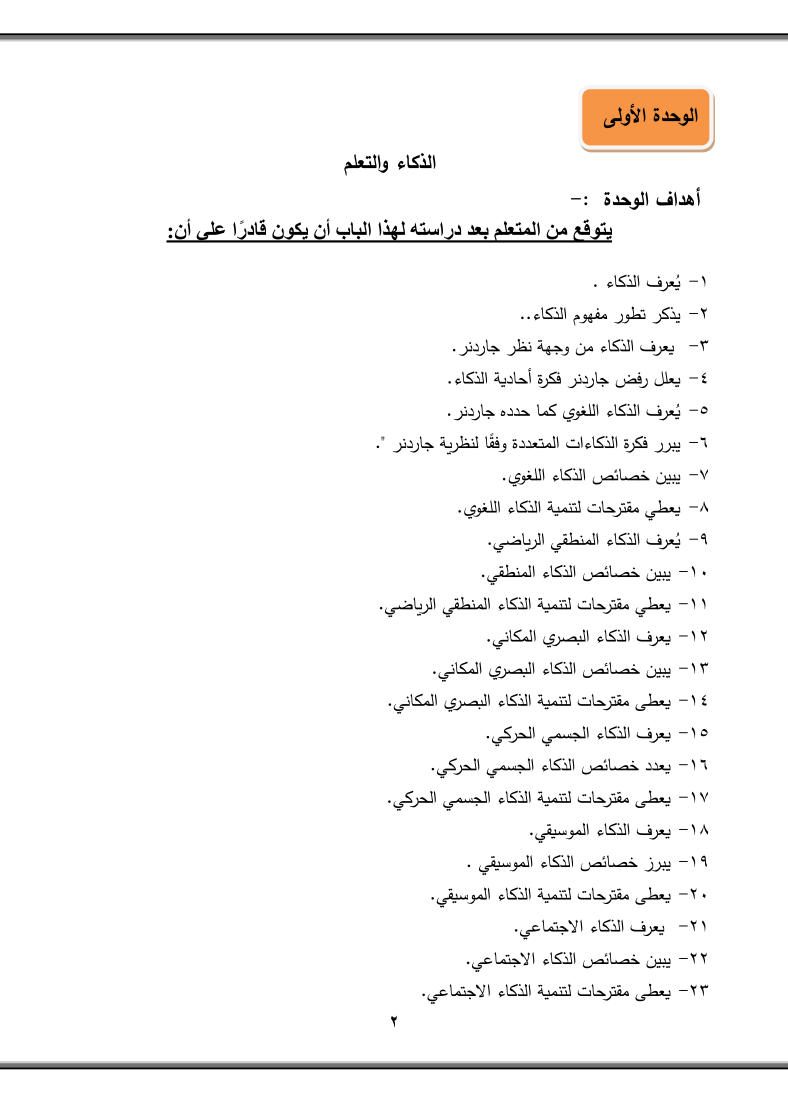
#> input picture page_7.png, 1575 x 2205 px (shown at 1/2 size)
$ python -i ocr_functions.py   (imports and definitions only)
#> lines starting #> are read from the running program, lines starting #| are printed output that depends on the picture
#> further down, picture is the input picture: shape (2205, 1575, 3); mean B, G, R 245.9, 246.5, 247.3
import pdf2image
import tempfile
import numpy as np
import cv2 as cv2
def process_pdf(pdf_path, output_dir=None, dpi=300):
    print(f"Converting PDF to images (DPI={dpi})...")

    # Convert PDF to images
    images = pdf2image.convert_from_path(
        pdf_path,
        dpi=dpi,
        output_folder=tempfile.gettempdir(),
        fmt="png"
    )
    return images


def scan_transform_image(image):
    # Convert PIL image to NumPy array
    image = np.array(image)

    # Convert to RGB if the image is in BGR format
    image = cv2.cvtColor(image, cv2.COLOR_BGR2RGB)

    # Get image dimensions
    height, width = image.shape[:2]
#> height = 2205; width = 1575

    # Define source points (corners of the original image)
    pts = np.array([
        [0, 0],             # top-left
        [width-1, 0],       # top-right
        [width-1, height-1],# bottom-right
        [0, height-1]       # bottom-left
    ], dtype="float32")

    # Define target size with minimum width of 2000px while preserving aspect ratio
    output_width = max(width, 2000)
#> output_width = 2000
    output_height = int(output_width * (height/width))
#> output_height = 2800

    # Define destination points (corners of the output image)
    dst = np.array([
        [0, 0],
        [output_width-1, 0],
        [output_width-1, output_height-1],
        [0, output_height-1]
    ], dtype="float32")

    # Calculate perspective transform matrix
    M = cv2.getPerspectiveTransform(pts, dst)
#> M = [[1.27, 0, 0], [0, 1.27, 0], [0, 0, 1]]

    # Apply perspective transformation with cubic interpolation
    color_scanned = cv2.warpPerspective(image, M, (output_width, output_height), flags=cv2.INTER_CUBIC)
    kernel = cv2.getStructuringElement(cv2.MORPH_RECT, (2,1))
    processed = cv2.morphologyEx(color_scanned, cv2.MORPH_CLOSE, kernel)
    kernel_sharp = np.array([[-1,-1,-1], [-1,9,-1], [-1,-1,-1]])
    processed = cv2.filter2D(processed, -1, kernel_sharp)
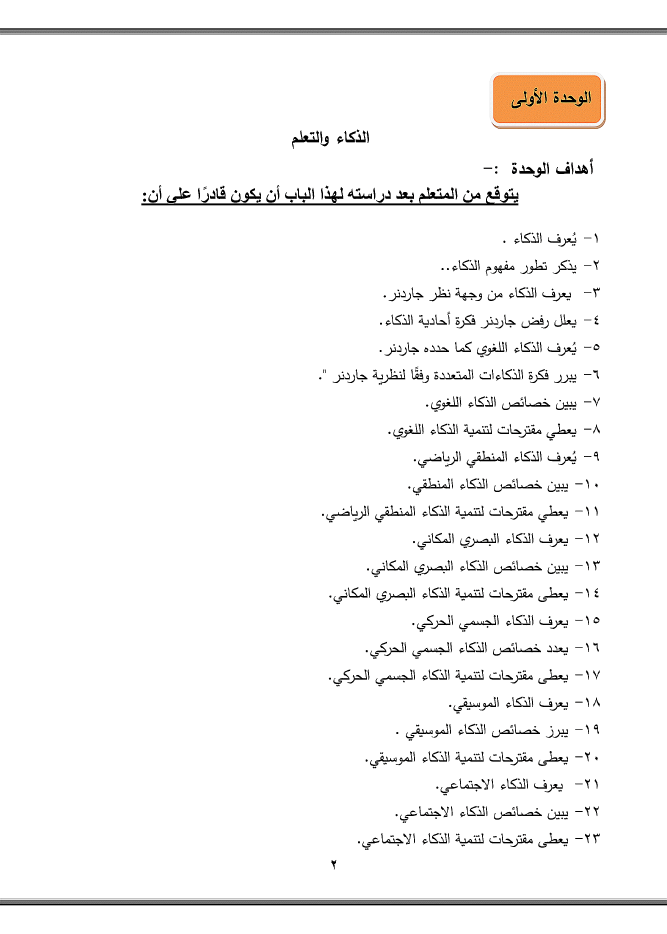
#> processed: shape (2800, 2000, 3) (shown at 1/3 size); mean R, G, B 247.2, 246.4, 245.8

    return processed


>>> import cv2
>>> picture = cv2.imread('page_7.png')
>>> result = scan_transform_image(picture)
